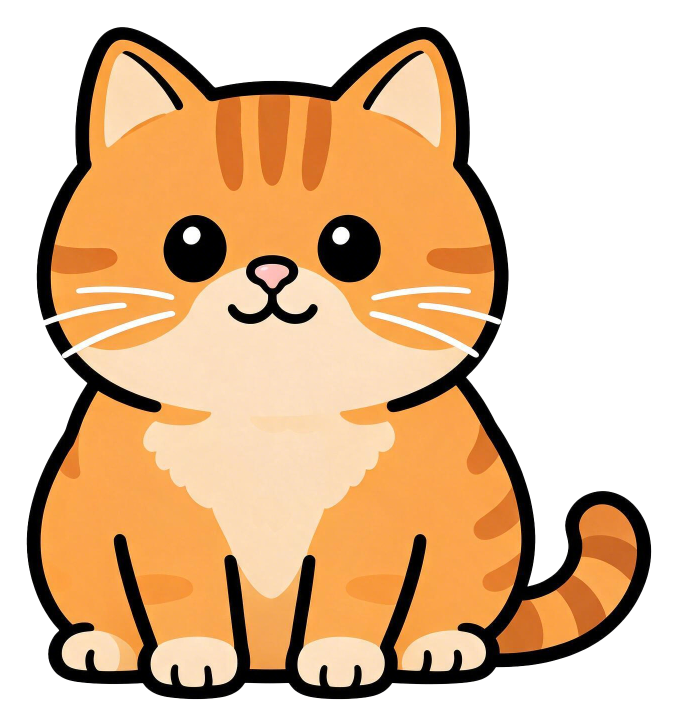
#> input picture assets/pet/body.png, 1358 x 1454 px, found by its file name (shown at 1/2 size)
$ python prepare_pet_asset.py
#> lines starting #> are read from the running program, lines starting #| are printed output that depends on the picture
#> in main, im is the input picture: PIL image 1358x1454 RGBA; mean R, G, B, A 122.7, 89.4, 55.8, 153.3
#| [读取] body.png (1358, 1454) mode=RGBA
"""把 AI 生成的 body.png 处理成可直接用的宠物素材。

原图有两个必须处理的问题：
  1. **背景是纯白，不是透明** —— 直接用会在桌面上出现一块白方块。
  2. **右下角有「即梦AI」水印** —— 分享出去不合适。

抠图策略：从四个角做 flood fill（容差 30），而不是「全局白色转透明」。
原因：猫的胸毛、胡须本身就是白色，全局转透明会在肚子上开洞；
从边缘扩散则会被猫的黑色描边挡住，只吃掉外部背景。
水印是浅灰（约 235）叠在白底（254）上，色差 19 < 容差 30，会被一并吞掉。

代价：伸出描边之外的**白色胡须会被吃掉**。150–200px 的实际显示尺寸下
几乎不可见，可以接受；若素材日后换成官方透明底图，本脚本会自动跳过抠图。

用法（必须用带 Pillow 的解释器）：
    "C:/Users/12507/.workbuddy-ai/binaries/python/envs/default/Scripts/python.exe" tools/prepare_pet_asset.py
"""

from __future__ import annotations

import sys
from pathlib import Path

try:
    from PIL import Image, ImageDraw
except ImportError:
    print("[错误] 当前解释器没有 Pillow。请用：")
    print('  "C:/Users/12507/.workbuddy-ai/binaries/python/envs/default/Scripts/python.exe" tools/prepare_pet_asset.py')
    sys.exit(2)

PROJECT_ROOT = Path(__file__).resolve().parent.parent
# 源图放在 assets/pet/source/ 下：它是 2048×2048 的中间产物，不属于运行时资源，
# 留在项目根会让人误以为程序要读它（程序只读 assets/pet/body.png）。
SRC = PROJECT_ROOT / "assets" / "pet" / "source" / "body.png"
OUT_DIR = PROJECT_ROOT / "assets" / "pet"
OUT_BODY = OUT_DIR / "body.png"
PREVIEW = PROJECT_ROOT / "assets" / "pet" / "_preview_checker.png"

# flood fill 的标记色。选品红是因为原图里绝对不存在这个颜色，
# 用它做「已抠掉」的标记不会和素材本身的任何像素混淆。
MAGIC = (255, 0, 255)
# 容差：白底 254 与水印浅灰 235 差 19，取 30 能把水印一起吞掉，
# 又不至于吃到猫身上的浅奶油色（(253,224,194)，与白底差 60）。
THRESH = 30
# 内容裁剪后额外留的透明边距（占长边比例），给呼吸/缩放动画留余量，
# 避免放大时图像被窗口边缘切掉。
PADDING_RATIO = 0.04

# 水印切除线（占高度比例）。实测原图：猫本体最低到 y=1740（0.85H），
# 「即梦AI」水印在 y=1860..1980（0.91H..0.97H），中间有 120px 空隙。
# 取 0.87 落在空隙正中，两边各留约 40px 余量。
# 如果日后换了没有水印的素材，这条线仍然安全 —— 它只切掉图像最底部的空白带。
WATERMARK_CUT_RATIO = 0.87


def has_alpha(im: Image.Image) -> bool:
    """原图是否已经带可用的透明通道（已经是透明底就跳过抠图）。"""
    if im.mode not in ("RGBA", "LA"):
        return False
    alpha = im.convert("RGBA").getchannel("A")
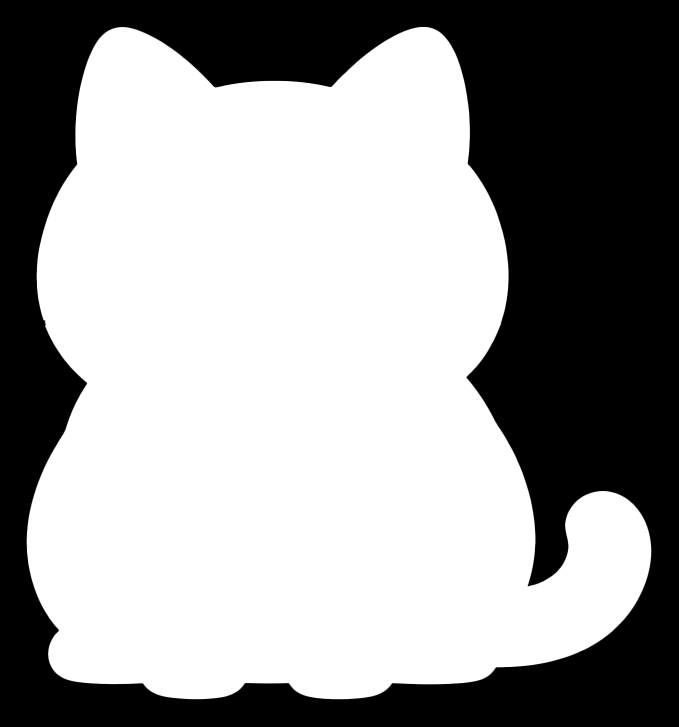
#> alpha: PIL image 1358x1454 L (shown at 1/2 size); min 0, max 255, mean 153.3
    low, high = alpha.getextrema()
#> low = 0; high = 255
    return low < 250  # 存在真正透明的像素


# [55 lines left out: functions cut_watermark, cut_background, not called in this run]


def trim_and_pad(im: Image.Image) -> Image.Image:
    """裁到内容外接框，再补一圈透明边距。"""
    bbox = im.getbbox()  # 基于 alpha 通道，透明部分不计入
#> bbox = (53, 53, 1305, 1401)
    if bbox is None:
        raise RuntimeError("抠图后整张图都是透明的 —— 容差或标记色有问题")
    trimmed = im.crop(bbox)
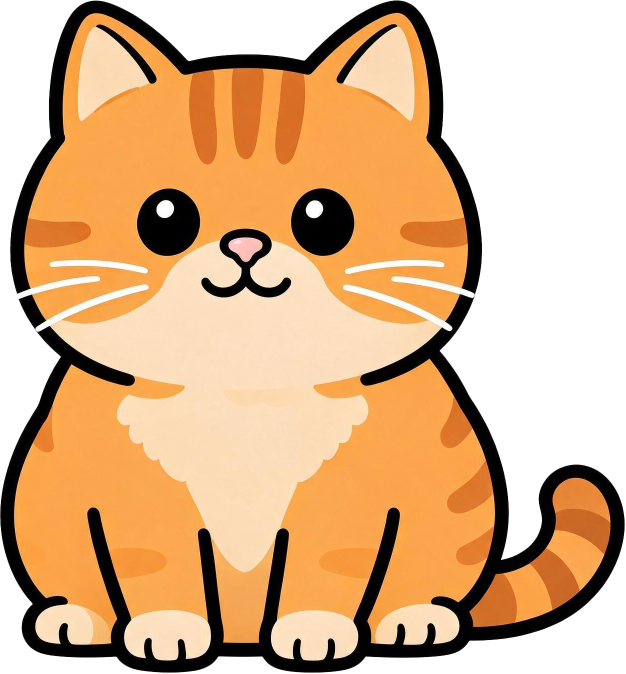
#> trimmed: PIL image 1252x1348 RGBA (shown at 1/2 size); mean R, G, B, A 143.5, 104.6, 65.3, 179.3; transparent parts drawn white

    long_side = max(trimmed.size)
#> long_side = 1348
    pad = int(long_side * PADDING_RATIO)
#> pad = 53
    canvas = Image.new("RGBA", (trimmed.width + pad * 2, trimmed.height + pad * 2), (0, 0, 0, 0))
#> canvas: PIL image 1358x1454 RGBA; every value is 0
#| [输出] assets/pet/body.png (1358, 1454)
    canvas.paste(trimmed, (pad, pad))
    return canvas


def make_preview(im: Image.Image, size: int = 420) -> Image.Image:
    """把透明图叠在棋盘格上，方便肉眼判断抠图边缘是否干净。"""
#> called with size = 420
    board = Image.new("RGBA", (size, size), (255, 255, 255, 255))
#> board: PIL image 420x420 RGBA; every value is 255
    draw = ImageDraw.Draw(board)
    cell = 20
    for y in range(0, size, cell):
        for x in range(0, size, cell):
            if (x // cell + y // cell) % 2:
                draw.rectangle([x, y, x + cell - 1, y + cell - 1], fill=(226, 226, 226, 255))

    thumb = im.copy()
    thumb.thumbnail((size - 40, size - 40), Image.LANCZOS)
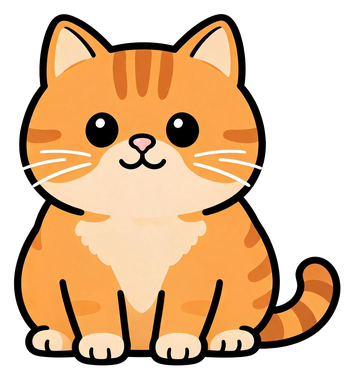
#> thumb: PIL image 355x380 RGBA; mean R, G, B, A 122.9, 89.7, 56, 153.3; transparent parts drawn white
    board.paste(thumb, ((size - thumb.width) // 2, (size - thumb.height) // 2), thumb)
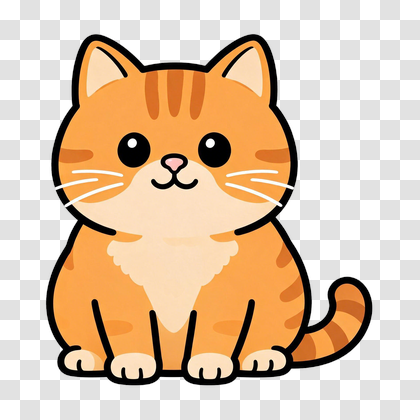
#> board: PIL image 420x420 RGBA; mean R, G, B, A 223.4, 198, 172.3, 254.6; transparent parts drawn white
    return board.convert("RGB")


def main() -> int:
    if not SRC.is_file():
        print(f"[错误] 找不到源图：{SRC}")
        return 1

    im = Image.open(SRC)
    print(f"[读取] {SRC.name} {im.size} mode={im.mode}")

    if has_alpha(im):
        print("[跳过] 原图已带透明通道，直接裁剪与缩放")
        processed = im.convert("RGBA")
    else:
        print("[处理] 原图为不透明 RGB，开始抠背景（含去除右下角水印）")
        processed = cut_background(cut_watermark(im))

    processed = trim_and_pad(processed)
    OUT_DIR.mkdir(parents=True, exist_ok=True)
    processed.save(OUT_BODY)
    print(f"[输出] {OUT_BODY.relative_to(PROJECT_ROOT)} {processed.size}")

    make_preview(processed).save(PREVIEW)
    print(f"[预览] {PREVIEW.relative_to(PROJECT_ROOT)}")

    # 顺便报一下猫的几何比例，供界面层算「卡片该贴在哪」
    width, height = processed.size
#> width = 1358; height = 1454
    print(f"[比例] 宽高比 {width / height:.3f}（1.0 = 正方形）")
#| [比例] 宽高比 0.934（1.0 = 正方形）
    return 0


if __name__ == "__main__":
    sys.exit(main())
#> (the program exits here)
